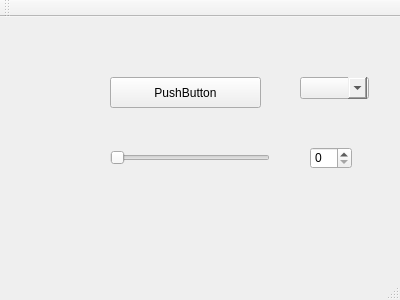
<?xml version="1.0" encoding="UTF-8"?>
<ui version="4.0">
 <class>MainWindow</class>
 <widget class="QMainWindow" name="MainWindow">
  <property name="geometry">
   <rect>
    <x>0</x>
    <y>0</y>
    <width>400</width>
    <height>300</height>
   </rect>
  </property>
  <property name="windowTitle">
   <string>MainWindow</string>
  </property>
  <property name="styleSheet">
   <string notr="true">QPushButton:hover   
{
	background-color: rgb(255, 85, 0);
	font: 75 12pt &quot;Times New Roman&quot;;
	background-color: qconicalgradient(cx:0.5, cy:0.5, angle:0, stop:0 rgba(0, 0, 0, 255), stop:1 rgba(255, 255, 255, 255));
}
QSlider:hover
{
	background-color: rgb(255, 170, 0);
}
QComboBox::drop-down:hover
{
	background-color: rgb(170, 0, 127);
}</string>
  </property>
  <widget class="QWidget" name="centralWidget">
   <widget class="QPushButton" name="pushButton">
    <property name="geometry">
     <rect>
      <x>110</x>
      <y>60</y>
      <width>151</width>
      <height>31</height>
     </rect>
    </property>
    <property name="text">
     <string>PushButton</string>
    </property>
   </widget>
   <widget class="QSlider" name="horizontalSlider">
    <property name="geometry">
     <rect>
      <x>110</x>
      <y>130</y>
      <width>160</width>
      <height>22</height>
     </rect>
    </property>
    <property name="orientation">
     <enum>Qt::Horizontal</enum>
    </property>
   </widget>
   <widget class="QSpinBox" name="spinBox">
    <property name="geometry">
     <rect>
      <x>310</x>
      <y>130</y>
      <width>42</width>
      <height>22</height>
     </rect>
    </property>
   </widget>
   <widget class="QComboBox" name="comboBox">
    <property name="geometry">
     <rect>
      <x>300</x>
      <y>60</y>
      <width>69</width>
      <height>22</height>
     </rect>
    </property>
   </widget>
  </widget>
  <widget class="QMenuBar" name="menuBar">
   <property name="geometry">
    <rect>
     <x>0</x>
     <y>0</y>
     <width>400</width>
     <height>23</height>
    </rect>
   </property>
  </widget>
  <widget class="QToolBar" name="mainToolBar">
   <attribute name="toolBarArea">
    <enum>TopToolBarArea</enum>
   </attribute>
   <attribute name="toolBarBreak">
    <bool>false</bool>
   </attribute>
  </widget>
  <widget class="QStatusBar" name="statusBar"/>
 </widget>
 <layoutdefault spacing="6" margin="11"/>
 <resources/>
 <connections/>
</ui>
